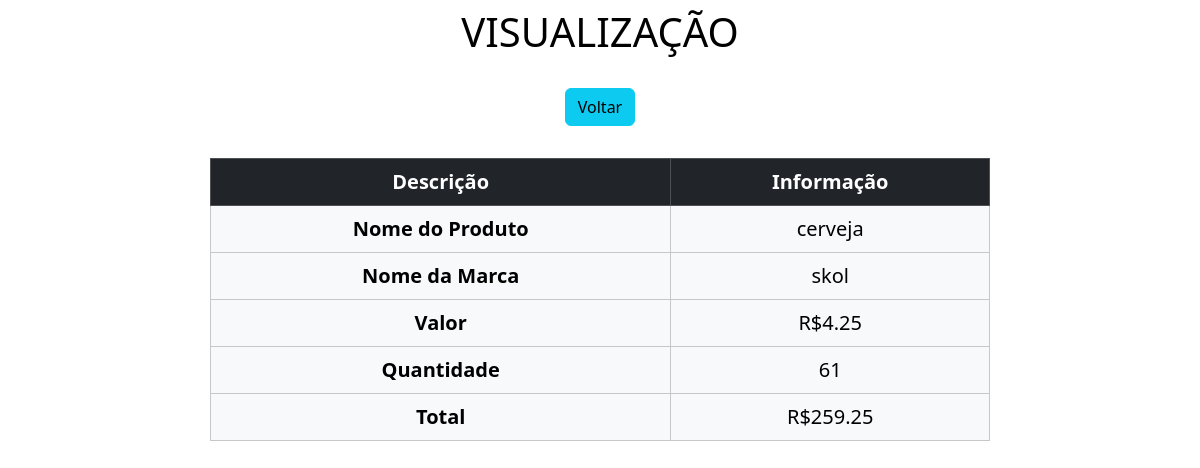
Page /view/4/ on the committed database.
### app/models.py (models this page shows)
class Produto(models.Model):
    nome = models.CharField(max_length=150)  # Nome do Produto
    marca = models.CharField(max_length=100)  # Nome da Marca
    valor = models.DecimalField(max_digits=10, decimal_places=2)  # Valor do Produto
    quantidade = models.IntegerField(default=0)  # Novo campo de quantidade
    def calcular_total(self):
        return self.valor * self.quantidade

### app/views.py (the view)
# urls.py: path('view/<int:pk>/', view, name='view'),
def view(request, pk):
    produto = get_object_or_404(Produto, id=pk)
    valor_total = produto.calcular_total()  # Método da classe Produto
    return render(request, "view.html", {"produto": produto, "valor_total": valor_total})

### app/templates/view.html (shortened to what this page needs)
<!DOCTYPE html>
<html lang="pt-br">
<head>
    <link rel="stylesheet" href="https://cdn.jsdelivr.net/npm/bootstrap@5.3.3/dist/css/bootstrap.min.css">
</head>
<body>
    <div class="col-8 m-auto pt-2 pb-2 text-center view-container">
        <h1 style="color: black; text-shadow: 1px 1px 5px white;">VISUALIZAÇÃO</h1>
    </div>
    <div class="col-8 m-auto pt-3 pb-2 text-center">
        <a href="/" class="btn btn-info">Voltar</a>
    </div>
    <div class="col-8 m-auto pt-4 pb-2 text-center text-container">
        <table class="table table-hover table-bordered table-light">
            <thead class="table-dark">
                <tr>
                    <th>Descrição</th>
                    <th>Informação</th>
                </tr>
            </thead>
            <tbody>
                {% load humanize %}
                <tr>
                    <td><strong>Nome do Produto</strong></td>
                    <td>{{ produto.nome }}</td>
                </tr>
                <tr>
                    <td><strong>Nome da Marca</strong></td>
                    <td>{{ produto.marca }}</td>
                </tr>
                <tr>
                    <td><strong>Valor</strong></td>
                    <td>R${{ produto.valor|floatformat:2|intcomma }}</td>
                </tr>
                <tr>
                    <td><strong>Quantidade</strong></td>
                    <td>{{ produto.quantidade }}</td>
                </tr>
                <tr>
                    <td><strong>Total</strong></td>
                    <td>R${{ valor_total|floatformat:2|intcomma }}</td>
                </tr>
            </tbody>
        </table>
    </div>
</body>
</html>

### app/templates/view.html (style rules this page uses)
.view-container, .text-container { color: white; padding: 10px; text-align: center; }
body { background-image: url('https://img.freepik.com/fotos-gratis/papel-de-parede-de-onda-gradiente-abstrato-azul_53876-108364.jpg?t=st=1743115830~exp=1743119430~hmac=c60050cbcb6a6186531cf32f0aa389acbc54e21594a7dfded41ca8245a942067&w=1800'); background-size: cover; background-repeat: no-repeat; background-position: center; background-attachment: fixed; font-size: 18px; }
h1 { font-size: 40px; }
.table th, .table td { font-size: 20px; }

### rows in the picture
Produto: nome "cerveja", marca "skol", valor "4.25", quantidade "61"

### other values in the picture
{{ valor_total|floatformat:2|intcomma }} "259.25"
